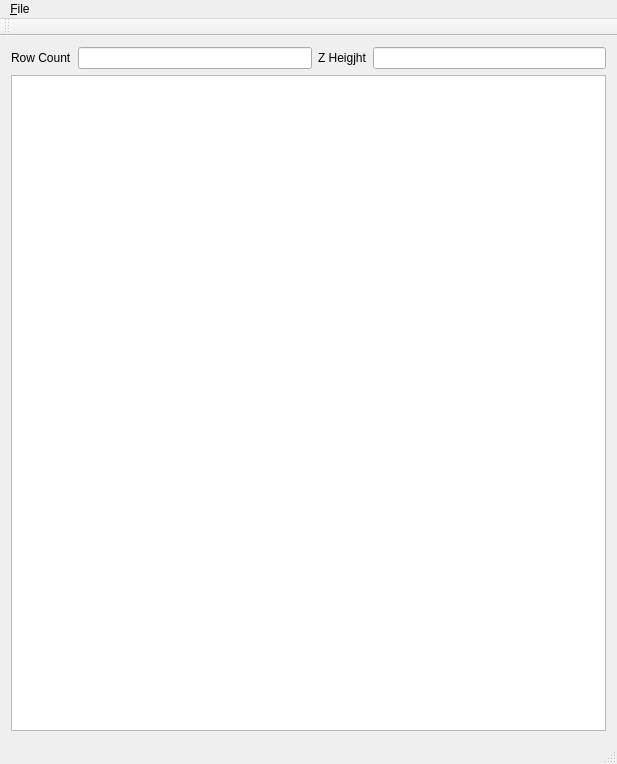
<?xml version="1.0" encoding="UTF-8"?>
<ui version="4.0">
 <class>QtMainWindowClass</class>
 <widget class="QMainWindow" name="QtMainWindowClass">
  <property name="geometry">
   <rect>
    <x>0</x>
    <y>0</y>
    <width>617</width>
    <height>764</height>
   </rect>
  </property>
  <property name="windowTitle">
   <string>QtMainWindow</string>
  </property>
  <widget class="QWidget" name="centralWidget">
   <layout class="QGridLayout" name="gridLayout">
    <item row="0" column="2">
     <widget class="QLabel" name="zHeightLab">
      <property name="text">
       <string>Z Heigjht</string>
      </property>
     </widget>
    </item>
    <item row="0" column="0">
     <widget class="QLabel" name="rowCountLab">
      <property name="text">
       <string>Row Count</string>
      </property>
     </widget>
    </item>
    <item row="0" column="1">
     <widget class="QLineEdit" name="rowCountLE"/>
    </item>
    <item row="0" column="3">
     <widget class="QLineEdit" name="zHeightLE"/>
    </item>
    <item row="1" column="0" colspan="4">
     <widget class="QPlainTextEdit" name="textPTE"/>
    </item>
   </layout>
  </widget>
  <widget class="QMenuBar" name="menuBar">
   <property name="geometry">
    <rect>
     <x>0</x>
     <y>0</y>
     <width>617</width>
     <height>23</height>
    </rect>
   </property>
   <widget class="QMenu" name="menu_File">
    <property name="title">
     <string>&amp;File</string>
    </property>
    <addaction name="action_Open"/>
    <addaction name="action_Save"/>
    <addaction name="action_SaveAs"/>
    <addaction name="action_Close"/>
   </widget>
   <addaction name="menu_File"/>
  </widget>
  <widget class="QToolBar" name="mainToolBar">
   <attribute name="toolBarArea">
    <enum>TopToolBarArea</enum>
   </attribute>
   <attribute name="toolBarBreak">
    <bool>false</bool>
   </attribute>
  </widget>
  <widget class="QStatusBar" name="statusBar"/>
  <action name="action_Open">
   <property name="text">
    <string>&amp;Open</string>
   </property>
  </action>
  <action name="action_Save">
   <property name="text">
    <string>&amp;Save</string>
   </property>
  </action>
  <action name="action_SaveAs">
   <property name="text">
    <string>&amp;SaveAs</string>
   </property>
  </action>
  <action name="action_Close">
   <property name="text">
    <string>&amp;Close</string>
   </property>
  </action>
 </widget>
 <layoutdefault spacing="6" margin="11"/>
 <resources>
  <include location="QtMainWindow.qrc"/>
 </resources>
 <connections/>
</ui>
